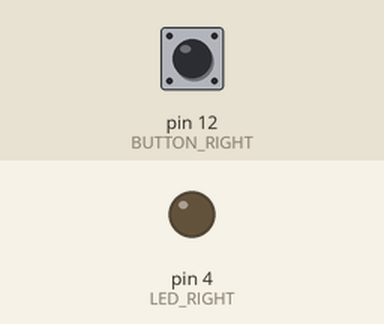
This sketch was run on a simulated Arduino Uno, built with avr-gcc and run on an emulated ATmega328P. Shown: output pins drawn as LEDs (lit = HIGH). Inputs (shaded band) come from the test bench; at power-on: pin 12 (BUTTON_RIGHT) LOW.

Above: at 1.2 s.
1.3 s: pin 12 (BUTTON_RIGHT) pulled HIGH for 0.15 s
At 1.37 s:
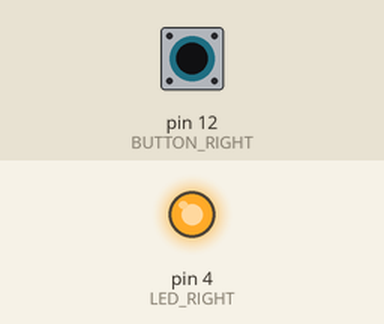
2.9 s: pin 12 (BUTTON_RIGHT) pulled HIGH for 3.2 s
At 7.0 s:
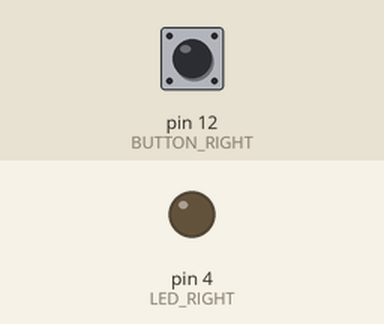
Timing chart, 0 to 8.5 s (numbered marks = the images above; inputs shaded):
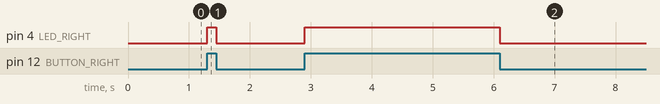

The sketch:

brake_sensing_2016_09_05.ino
```cpp
/* Brake lights and signals for bike backpak
 Two part code
 part 1 located on bike handle bars for brake sensing, indicator sensing and sending signal to the unit controlling the LED lights.
 */

// set up what variables you need here

const int RIGHT_BRAKE = 2; // Break lever - Right - INT0

const int BUTTON_RIGHT = 12; // Right brake button

const int LED_RIGHT = 4; // Right LED light to indicate that it is on

int val_RIGHT = 0; //stores the value of right button

void setup() {

  // set up PIN modes here

  pinMode(RIGHT_BRAKE, INPUT);
  pinMode(LED_RIGHT, OUTPUT);
  pinMode(BUTTON_RIGHT, INPUT);


}

void loop() {
  val_RIGHT = digitalRead(BUTTON_RIGHT);
  if (val_RIGHT == HIGH) {
    digitalWrite(LED_RIGHT, HIGH);
  } else {
    digitalWrite(LED_RIGHT, LOW);
  }

}
```

Measured:
- after the input at 1.3 s, pin 4 (LED_RIGHT): LOW → HIGH at once, → LOW 0.15 s later
- after the input at 2.9 s, pin 4 (LED_RIGHT): LOW → HIGH at once, → LOW 3.2 s later
